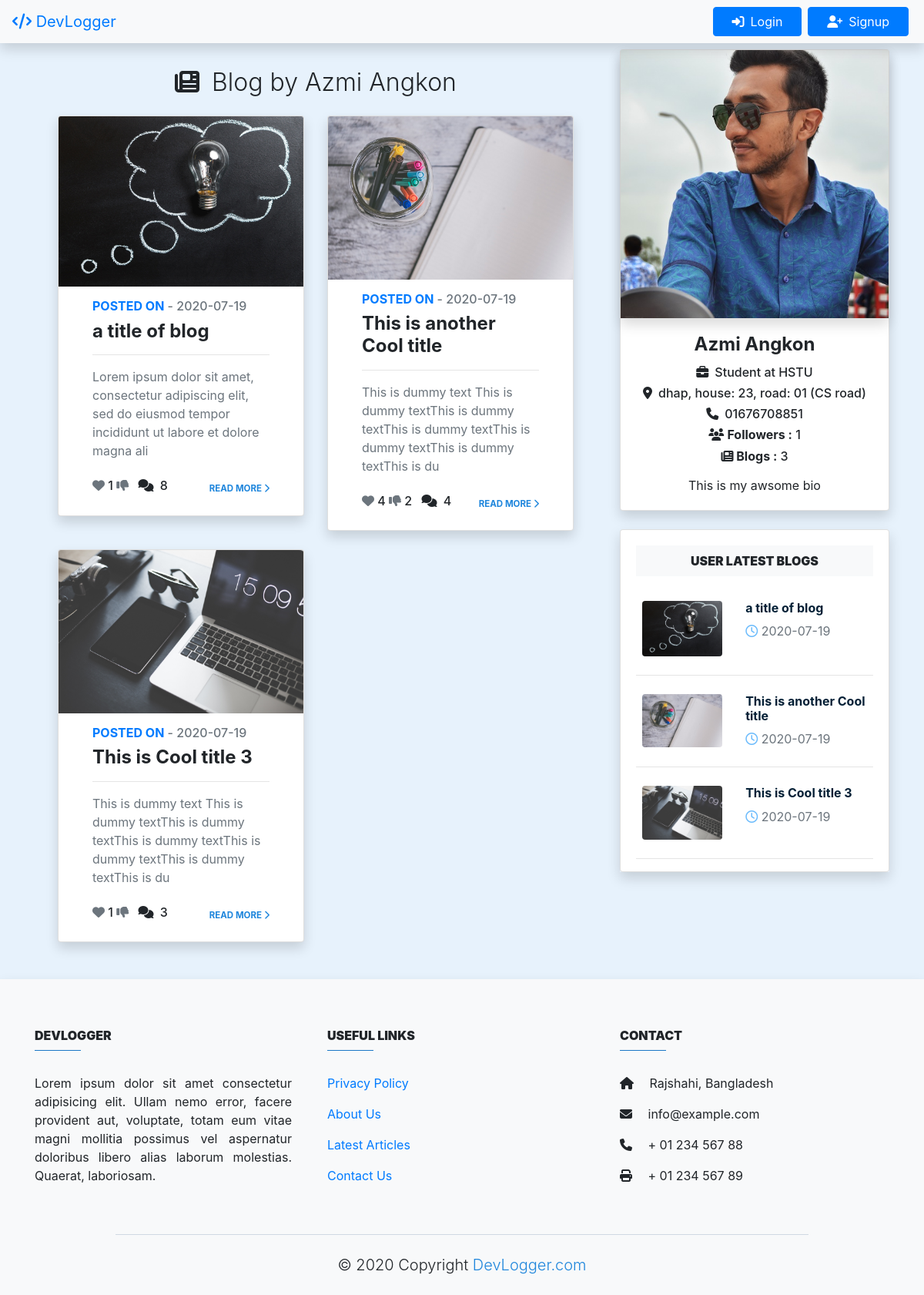
Screenshot of /profile.php?id=3 with the database file from the repository.
### tables this page shows
CREATE TABLE `users` (
  `id` int(11) NOT NULL,
  `name` varchar(40) NOT NULL,
  `username` tinytext NOT NULL,
  `email` tinytext NOT NULL,
  `phone` tinytext,
  `password` tinytext NOT NULL,
  `address` tinytext,
  `job` text,
  `image` tinytext,
  `bio` text,
  `created_at` timestamp NOT NULL DEFAULT CURRENT_TIMESTAMP
);

CREATE TABLE `blogs` (
  `id` int(11) NOT NULL,
  `title` tinytext NOT NULL,
  `description` text NOT NULL,
  `image` text NOT NULL,
  `active` tinyint(1) DEFAULT '1',
  `user_id` int(11) NOT NULL,
  `created_at` timestamp NULL DEFAULT CURRENT_TIMESTAMP
);

### profile.php (the view, shortened to what this page needs)
<?php
    include 'includes/header.inc.php';
    require 'includes/db.inc.php';
    $sql = "SELECT * FROM users WHERE id =". $_GET['id'].";";
    $result = mysqli_query($conn, $sql);
    if (mysqli_num_rows($result) > 0) {
        $data = mysqli_fetch_assoc($result);
        $sql2 = "SELECT * FROM blogs WHERE user_id = ".$data['id'].";";
        $result2 = mysqli_query($conn, $sql2);
        $result_check2 = mysqli_num_rows($result2);
    }
    else{
        header("Location: index.php");
        exit();
    }
?>
<main class="bgLightBlue">
      <div class="container mt-5">
        <div class="row">
          <div class="col-md-8 mt-3">
            <div class="container mt-4 mb-4">
              <h2 class="text-center font-weight-light pb-3">
                <i class="fas fa-newspaper pr-3"></i>Blog by <?php echo $data['name']?>
              </h2>
              <div class="container">
                <div class="row">
                <?php
                  $sql = "SELECT * FROM blogs WHERE user_id = ".$data['id']." AND active = '1' ORDER BY created_at DESC;";
                  $result = mysqli_query($conn, $sql);
                  $result_check = mysqli_num_rows($result);
                  if( $result_check > 0 ){
                    while ($row = mysqli_fetch_assoc($result)) {
                ?>
                  <div class="col-md-6 mb-4">
                    <div
                      class="card text-left singleCardAllPost shadow shadow-sm"
                    >
                      <div class="img-profile">
                        <a href="blog.php?id=<?php echo $row['id']?>" >
                          <img
                            src="uploads/blog/<?php echo $row['image']?>"
                            class="card-img-top imgBlog"
                            alt=""
                          />
                        </a>
                      </div>
                      <div class="card-body mt-0 pt-0 mx-4">
                        <h6 class="mb-2 pt-3">
                          <a
                            class="text-center text-uppercase font-small text-primary"
                          >
                            <strong>POSTED ON</strong> </a
                          >
                          <a class="text-secondary font-small">
                            - <?php
                              $time = explode(" ",$row['created_at']);
                              echo $time[0];
                            ?>
                          </a>
                        </h6>
                        <h4 class="card-title">
                          <strong><?php echo $row['title'] ?></strong>
                        </h4>
                        <hr />
                        <p class="text-secondary mb-4">
                        <?php
                          if(strlen($row['description']) >120){
                            $des = substr($row['description'], 0, 119);
                            echo $des;
                          } else{
                            echo $row['description'];
                          }
                          $sqlLike = "SELECT * FROM likes WHERE blog_id =".$row['id'].";";
                          $resultLike = mysqli_query($conn, $sqlLike);
                          $result_checkLike = mysqli_num_rows($resultLike);
                          $liked = 'secondary';
                          $sqlDisLike = "SELECT * FROM dislikes WHERE blog_id =".$row['id'].";";
                          $resultDislike = mysqli_query($conn, $sqlDisLike);
                          $result_checkDislike = mysqli_num_rows($resultDislike);
                          $Disliked = 'secondary';
                        ?>
                        </p>
                        <div class="row">
                        <div class="col-7">
                            <h5 class="likeDisLikeFont">
                              <a href="includes/<?php if($liked == 'danger'){echo 'unlike';}else{echo 'like';}?>.inc.php?id=<?php echo $row['id']?>&p=profile&pid=<?php echo $data['id']?>" class="text-<?php echo $liked;?>">
                                <span class="fas fa-heart">
                                </span>
                              </a>
                              <?php if($result_checkLike > 0){ echo $result_checkLike;}?>
                              <a href="includes/<?php if($Disliked == 'secondary'){echo 'dislike';}else{echo 'notdislike';}?>.inc.php?id=<?php echo $row['id']?>&p=profile&pid=<?php echo $data['id']?>" class="text-<?php echo $Disliked;?>">
                                <span class="fas fa-thumbs-down">
                                </span>
                              </a>
                              <?php if($result_checkDislike > 0){ echo $result_checkDislike;}?>
                              <span class="pl-2">
                                <i class="fas fa-comments pr-1"></i>
                                <?php
                                  $sqlCmnt = "SELECT * FROM comments WHERE blog_id =".$row['id'].";";
                                  $resultCmnt = mysqli_query($conn, $sqlCmnt);
                                  $result_checkCmnt = mysqli_num_rows($resultCmnt);
                                  echo $result_checkCmnt ;
                                ?>
                              </span>
                            </h5>
                          </div>
                          <div class="col-5 my-auto">
                            <p
                              class="text-right mb-0 text-uppercase font-small font-weight-bold fontLinkFix"
                            >
                              <a href="blog.php?id=<?php echo $row['id']?>" class="textBlue"
                                >read more
                                <i
                                  class="fas fa-chevron-right"
                                  aria-hidden="true"
                                ></i>
                              </a>
                            </p>
                          </div>
                        </div>
                      </div>
                    </div>
                  </div>
                  <?php
                      }
                    }
                    else{
                      echo '<h3 class="text-center w-100">No blog found!</h3>';
                    }
                  ?>
                </div>
              </div>
            </div>
          </div>
          <div class="col-md-4">
            <section
              class="profileSectionRight card mb-4 text-center shadow shadow-sm mt-3"
            >
              <div class="shadow shadow-sm">
                <img
                  src="<?php echo 'uploads/profile/'.$data['image']; ?>"
                  alt="profile image"
                  class="img-fluid w-100"
                />
              </div>
              <div class="card-body">
                <?php
                  $sqlFollow = "SELECT * FROM followers WHERE user_id =".$data['id'].";";
                  $resultFollow = mysqli_query($conn, $sqlFollow);
                  $result_checkFollow = mysqli_num_rows($resultFollow);
                ?>
                <h4 class="card-title"><strong><?php echo $data['name'] ?></strong></h4>
                <?php
                if($data['job'] != ''){
                  echo '<p class="h6">
                          <i class="fas fa-briefcase pr-2"></i>'.$data['job'].'
                        </p>';
                }
                if($data['address'] != ''){
                  echo '<p class="h6">
                          <i class="fas fa-map-marker-alt pr-2"></i>'.$data['address'].'
                        </p>';
                }
                if($data['phone'] != ''){
                  echo '<p class="h6">
                          <i class="fas fa-phone pr-2"></i>'.$data['phone'].'
                        </p>';
                }
                ?>
                <p class="h6">
                  <i class="fas fa-users"></i> <strong>Followers :</strong>  <?php echo $result_checkFollow?>
                </p>
                <p class="h6">
                  <i class="fas fa-newspaper"></i><strong> Blogs :</strong> <?php echo $result_check2; ?>
                </p>
                <p class="card-text mt-3">
                <?php echo $data['bio'];?>
                </p>
              </div>
            </section>
            <section class="section shadow shadow-sm my-3">
              <div class="card card-body pb-0">
                <p class="font-weight-bold text-center bg-light py-2 mb-4">
                  <strong>USER LATEST BLOGS</strong>
                </p>
                <?php
                  $sql = "SELECT * FROM blogs WHERE user_id = ".$data['id']." AND active = '1' ORDER BY created_at DESC LIMIT 5;";
                  $result = mysqli_query($conn, $sql);
                  $result_check = mysqli_num_rows($result);
                  if( $result_check > 0 ){
                    while ($row = mysqli_fetch_assoc($result)) {
                ?>
                <div class="single-post">
                  <div class="row p-2">
                    <div class="col-5">
                      <a href="blog.php?id=<?php echo $row['id']?>" >
                        <img
                          src="uploads/blog/<?php echo $row['image'] ?>"
                          class="img-fluid rounded"
                          alt="Post image"
                        />
                      </a>
                    </div>
                    <div class="col-7">
                      <h6 class="mt-0 text-small">
                        <a href="blog.php?id=<?php echo $row['id']?>"  class="titlePopulerPost">
                          <?php echo $row['title'] ?>
                        </a>
                      </h6>
                      <div class="">
                        <p class="text-small text-secondary mb-0">
                          <i
                            class="fas fa-clock font-weight-lighter textBlue50"
                          ></i>
                          <?php
                              $time = explode(" ",$row['created_at']);
                              echo $time[0];
                            ?>
                        </p>
                      </div>
                    </div>
                  </div>
                </div>
                <hr />
                <?php
                    }
                  }
                  else{
                    echo '<h4 class="text-center w-100 pb-4">No blog found!</h4>';
                  }
                ?>
              </div>
            </section>
          </div>
        </div>
      </div>
    </main>
<?php
    include 'includes/footer.inc.php'
?>

### css/style.css (style rules this page uses)
:root { --colorLightBlue: #e7f2fc; --colorBlue: #1f86dc; --colorBlue50: rgb(107, 187, 252); --colorWhite: #fff; --colorBlack70: rgb(4, 32, 54); --colorLightRed: rgba(170, 169, 173, 0.253); }
* { padding: 0; margin: 0; box-sizing: border-box; }
a.textBlue { text-decoration: none !important; transition: 0.4s color ease-in-out; }
.bgLightBlue { background: var(--colorLightBlue); }
.textBlue { color: var(--colorBlue) !important; }
.textBlue50 { color: var(--colorBlue50) !important; }
.titlePopulerPost { text-decoration: none; font-weight: bold; color: var(--colorBlack70); }
.fontLinkFix { font-size: .72rem; }
.likeDisLikeFont { font-size: 1rem; }

### rows the page displays
users: name "Azmi Angkon", image (picture), job "Student at HSTU", address "dhap, house: 23, road: 01 (CS road)", phone "01676708851", bio "This is my awsome bio"
blogs: image (picture), created_at "2020-07-19", title "a title of blog", description "Lorem ipsum dolor sit amet, consectetur adipiscing elit, sed do eiusmod tempor incididunt ut labore et dolore magna ali", result_checkLike "1", result_checkCmnt "8"
blogs: image (placeholder picture), created_at "2020-07-19", title "This is another Cool title", description "This is dummy text This is dummy textThis is dummy textThis is dummy textThis is dummy textThis is dummy textThis is du", result_checkLike "4", result_checkDislike "2", result_checkCmnt "4"
blogs: image (picture), created_at "2020-07-19", title "This is Cool title 3", description "This is dummy text This is dummy textThis is dummy textThis is dummy textThis is dummy textThis is dummy textThis is du", result_checkLike "1", result_checkCmnt "3"

### other values shown
$result_checkFollow "1"
$result_check2 "3"
